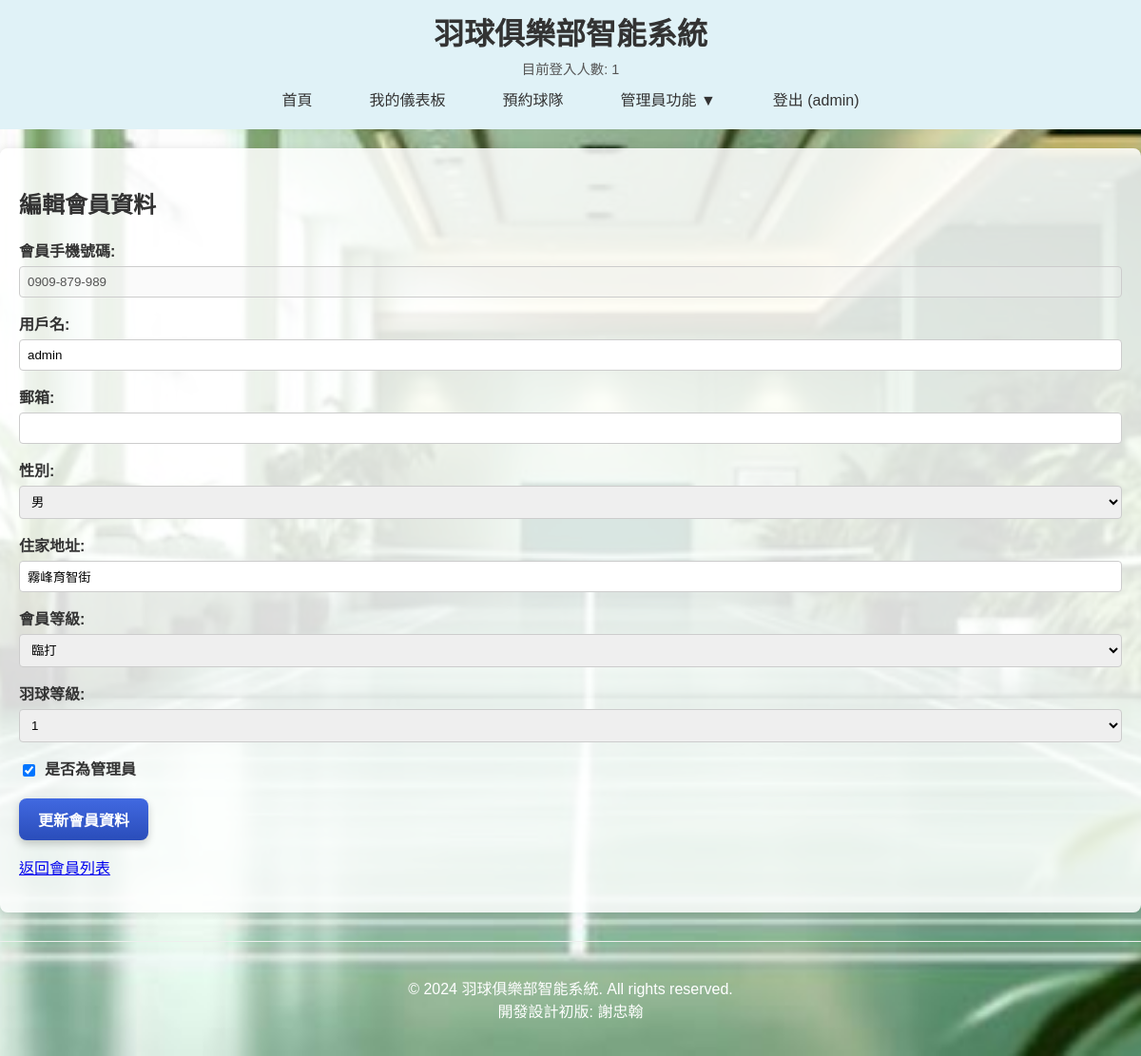
The page /admin/edit_user/1 (signed in) on the database its author committed.
### app.py (models this page shows, shortened)
class User(db.Model):
    id = db.Column(db.Integer, primary_key=True)
    member_id = db.Column(db.String(10), unique=True, nullable=False)
    username = db.Column(db.String(80), unique=True, nullable=False) # 用戶名，用於顯示和唯一性
    email = db.Column(db.String(120), unique=False, nullable=True)
    password_hash = db.Column(db.String(128), nullable=False)
    gender = db.Column(db.String(10), default='男') # 性別
    address = db.Column(db.String(200)) # 住家地址
    membership_type = db.Column(db.String(20), default='臨打') # 會員等級 (年繳, 季繳, 月繳, 臨打)
    badminton_level = db.Column(db.Integer, default=1) # 羽球等級 (1-18級)
    is_admin = db.Column(db.Boolean, default=False) # 是否為管理員
    @property
    def formatted_member_id(self):
        if self.member_id and len(self.member_id) == 10 and self.member_id.isdigit():
            return f"{self.member_id[:4]}-{self.member_id[4:7]}-{self.member_id[7:]}"
        return self.member_id # 如果不符合10位數字，則返回原始值

### app.py (the view, shortened to what this page needs)
@app.route('/admin/edit_user/<int:user_id>', methods=['GET', 'POST'])
def edit_user(user_id):
    if 'user_id' not in session or not session['is_admin']:
        flash('您沒有權限訪問此頁面。', 'danger')
        return redirect(url_for('index')) # 更改重定向目標為 index
    user_to_edit = User.query.get_or_404(user_id)
    return render_template(
        'edit_user.html',
        user=user_to_edit,
        gender_options=GENDER_OPTIONS,
        membership_type_options=MEMBERSHIP_TYPE_OPTIONS,
        badminton_level_options=BADMINTON_LEVEL_OPTIONS
    )

### app.py (called while the page is built)
@app.context_processor
def inject_global_vars():
    return dict(logged_in_users_count=app.logged_in_users_count)

### templates/edit_user.html (shortened to what this page needs)
{% extends "base.html" %}
{% block content %}
    <h2>編輯會員資料</h2>
    <form method="POST" action="{{ url_for('edit_user', user_id=user.id) }}">
        <div class="form-group">
            <label for="member_id">會員手機號碼:</label>
            <input type="text" id="member_id" value="{{ user.formatted_member_id }}" disabled>
        </div>
        <div class="form-group">
            <label for="username">用戶名:</label>
            <input type="text" id="username" name="username" value="{{ user.username }}" required>
        </div>
        <div class="form-group">
            <label for="email">郵箱:</label>
            <input type="email" id="email" name="email" value="{{ user.email if user.email else '' }}">
        </div>
        <div class="form-group">
            <label for="gender">性別:</label>
            <select id="gender" name="gender" required>
                {% for option in gender_options %}
                    <option value="{{ option }}" {% if option == user.gender %}selected{% endif %}>{{ option }}</option>
                {% endfor %}
            </select>
        </div>
        <div class="form-group">
            <label for="address">住家地址:</label>
            <input type="text" id="address" name="address" value="{{ user.address if user.address else '' }}">
        </div>
        <div class="form-group">
            <label for="membership_type">會員等級:</label>
            <select id="membership_type" name="membership_type" required>
                {% for option in membership_type_options %}
                    <option value="{{ option }}" {% if option == user.membership_type %}selected{% endif %}>{{ option }}</option>
                {% endfor %}
            </select>
        </div>
        <div class="form-group">
            <label for="badminton_level">羽球等級:</label>
            <select id="badminton_level" name="badminton_level" required>
                {% for level in badminton_level_options %}
                    <option value="{{ level }}" {% if level == user.badminton_level %}selected{% endif %}>{{ level }}</option>
                {% endfor %}
            </select>
        </div>
        <div class="form-group checkbox-group">
            <input type="checkbox" id="is_admin" name="is_admin" {% if user.is_admin %}checked{% endif %}>
            <label for="is_admin">是否為管理員</label>
        </div>
        <button type="submit" class="submit-button">更新會員資料</button>
    </form>
    <p><a href="{{ url_for('query_members') }}">返回會員列表</a></p>
{% endblock %}

### templates/base.html (shortened to what this page needs)
<!DOCTYPE html>
<html lang="zh-TW">
<head>
</head>
<body>
    <header>
        <h1>羽球俱樂部智能系統</h1>
        <div class="logged-in-count">
            目前登入人數: {{ logged_in_users_count }}
        </div>
        <nav>
            <ul>
                <li><a href="{{ url_for('index') }}">首頁</a></li>
                {% if 'user_id' in session %}
                    <li><a href="{{ url_for('dashboard') }}">我的儀表板</a></li>
                    <li><a href="{{ url_for('book_court') }}">預約球隊</a></li>
                    {% if session.get('is_admin') %}
                        <li class="dropdown">
                            <a href="#" class="dropbtn">管理員功能 ▼</a>
                        </li>
                    {% endif %}
                    <li><a href="{{ url_for('logout') }}">登出 ({{ session.username }})</a></li>
                {% else %}
                    <li><a href="{{ url_for('register') }}">註冊</a></li>
                    <li><a href="{{ url_for('login') }}">登入</a></li>
                {% endif %}
            </ul>
        </nav>
    </header>
    <div class="container">
        {% block content %}{% endblock %}
    </div>
    <footer>
        <p>&copy; 2024 羽球俱樂部智能系統. All rights reserved.<br><span class="designer-info">開發設計初版: 謝忠翰</span></p>
    </footer>

### templates/edit_user.html (style rules this page uses)
.form-group { margin-bottom: 15px; }
.form-group label { display: block; margin-bottom: 5px; font-weight: bold; }
.form-group input[type="text"], .form-group input[type="email"], .form-group select { width: 100%; padding: 8px; border: 1px solid #ccc; border-radius: 4px; box-sizing: border-box; }
.checkbox-group { display: flex; align-items: center; margin-bottom: 15px; }
.checkbox-group input[type="checkbox"] { margin-right: 10px; width: auto; }
.submit-button { background-color: #4169E1; background-image: linear-gradient(to bottom, #4169E1, #2A4DBA); color: white; padding: 10px 20px; border: none; border-radius: 8px; cursor: pointer; font-size: 1em; font-weight: bold; box-shadow: 0 4px 8px rgba(0, 0, 0, 0.2); transition: all 0.2s ease; }

### templates/base.html (style rules this page uses)
.dropbtn { background-color: #E0F2F7; color: #333; padding: 10px 15px; font-size: 1em; border: none; cursor: pointer; display: block; }
.dropdown { position: relative; display: inline-block; }

### rows shown on the page
User: username "admin", gender "男", address "霧峰育智街", membership_type "臨打", badminton_level "1", is_admin "☑"

### other values the page prints
{{ logged_in_users_count }} "1"
